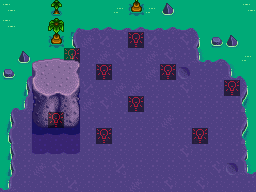

Below is a game level as drawn by its tile map, then a one-line description and the .tmx that defines it (tile-layer data replaced by summaries):
An orthogonal 16x12 tile map with 16x16 px tiles, 10 tile layers (Back, Back1, Back2, Buildings, ...), 2 tilesets.

<map version="1.8" tiledversion="1.8.4" orientation="orthogonal" renderorder="left-down" width="16" height="12" tilewidth="16" tileheight="16" infinite="0" nextlayerid="16" nextobjectid="1">
 <tileset firstgid="1" name="bugTiles" tilewidth="16" tileheight="16" tilecount="112" columns="8">
  <image source="Tilesheets/bugLandTiles.png" width="128" height="224" />
  <tile id="4">
   <properties>
    <property name="Water" value="t" />
   </properties>
   <animation>
    <frame tileid="4" duration="990" />
    <frame tileid="55" duration="990" />
   </animation>
  </tile>
  <tile id="5">
   <properties>
    <property name="Water" value="t" />
   </properties>
   <animation>
    <frame tileid="5" duration="1000" />
    <frame tileid="63" duration="1000" />
   </animation>
  </tile>
  <tile id="6">
   <properties>
    <property name="Water" value="t" />
   </properties>
   <animation>
    <frame tileid="6" duration="995" />
    <frame tileid="71" duration="995" />
   </animation>
  </tile>
  <tile id="7">
   <properties>
    <property name="Water" value="t" />
   </properties>
  </tile>
  <tile id="9">
   <properties>
    <property name="Type" value="Dirt" />
   </properties>
  </tile>
  <tile id="10">
   <properties>
    <property name="Type" value="Dirt" />
   </properties>
  </tile>
  <tile id="17">
   <properties>
    <property name="Type" value="Dirt" />
   </properties>
  </tile>
  <tile id="18">
   <properties>
    <property name="Type" value="Dirt" />
   </properties>
  </tile>
  <tile id="23">
   <properties>
    <property name="Water" value="T" />
   </properties>
  </tile>
  <tile id="30">
   <properties>
    <property name="Water" value="t" />
   </properties>
  </tile>
  <tile id="33">
   <properties>
    <property name="NoSpawn" value="All" />
    <property name="Type" value="Stone" />
   </properties>
  </tile>
  <tile id="34">
   <properties>
    <property name="NoSpawn" value="All" />
    <property name="Type" value="Stone" />
   </properties>
  </tile>
  <tile id="35">
   <properties>
    <property name="NoSpawn" value="All" />
    <property name="Type" value="Stone" />
   </properties>
  </tile>
  <tile id="39">
   <properties>
    <property name="Water" value="t" />
   </properties>
  </tile>
  <tile id="55">
   <properties>
    <property name="Water" value="t" />
   </properties>
  </tile>
  <tile id="63">
   <properties>
    <property name="Water" value="t" />
   </properties>
  </tile>
  <tile id="71">
   <properties>
    <property name="Water" value="t" />
   </properties>
  </tile>
 </tileset>
 <tileset firstgid="113" name="Paths" tilewidth="16" tileheight="16" tilecount="32" columns="4">
  <image source="Tilesheets/paths.png" width="64" height="128" />
 </tileset>
 <layer id="1" name="Back" width="16" height="12">
  <data>[192 cells, 192 non-empty, 15 distinct tile ids]</data>
 </layer>
 <layer id="11" name="Back1" width="16" height="12">
  <data>[192 cells, 0 non-empty, 0 distinct tile ids]</data>
 </layer>
 <layer id="12" name="Back2" width="16" height="12">
  <data>[192 cells, 0 non-empty, 0 distinct tile ids]</data>
 </layer>
 <layer id="13" name="Buildings" width="16" height="12">
  <data>[192 cells, 54 non-empty, 26 distinct tile ids]</data>
 </layer>
 <layer id="14" name="Buildings1" width="16" height="12">
  <data>[192 cells, 0 non-empty, 0 distinct tile ids]</data>
 </layer>
 <objectgroup id="2" name="Back" />
 <layer id="3" name="Building" width="16" height="12">
  <data>[192 cells, 0 non-empty, 0 distinct tile ids]</data>
 </layer>
 <objectgroup id="4" name="Building" />
 <layer id="5" name="Paths" width="16" height="12">
  <data>[192 cells, 9 non-empty, 1 distinct tile ids]</data>
 </layer>
 <objectgroup id="6" name="Paths" />
 <layer id="7" name="Front" width="16" height="12">
  <data>[192 cells, 3 non-empty, 3 distinct tile ids]</data>
 </layer>
 <layer id="15" name="Front1" width="16" height="12">
  <data>[192 cells, 0 non-empty, 0 distinct tile ids]</data>
 </layer>
 <objectgroup id="8" name="Front" />
 <layer id="9" name="AlwaysFront" width="16" height="12">
  <data>[192 cells, 0 non-empty, 0 distinct tile ids]</data>
 </layer>
 <objectgroup id="10" name="AlwaysFront" />
</map>
